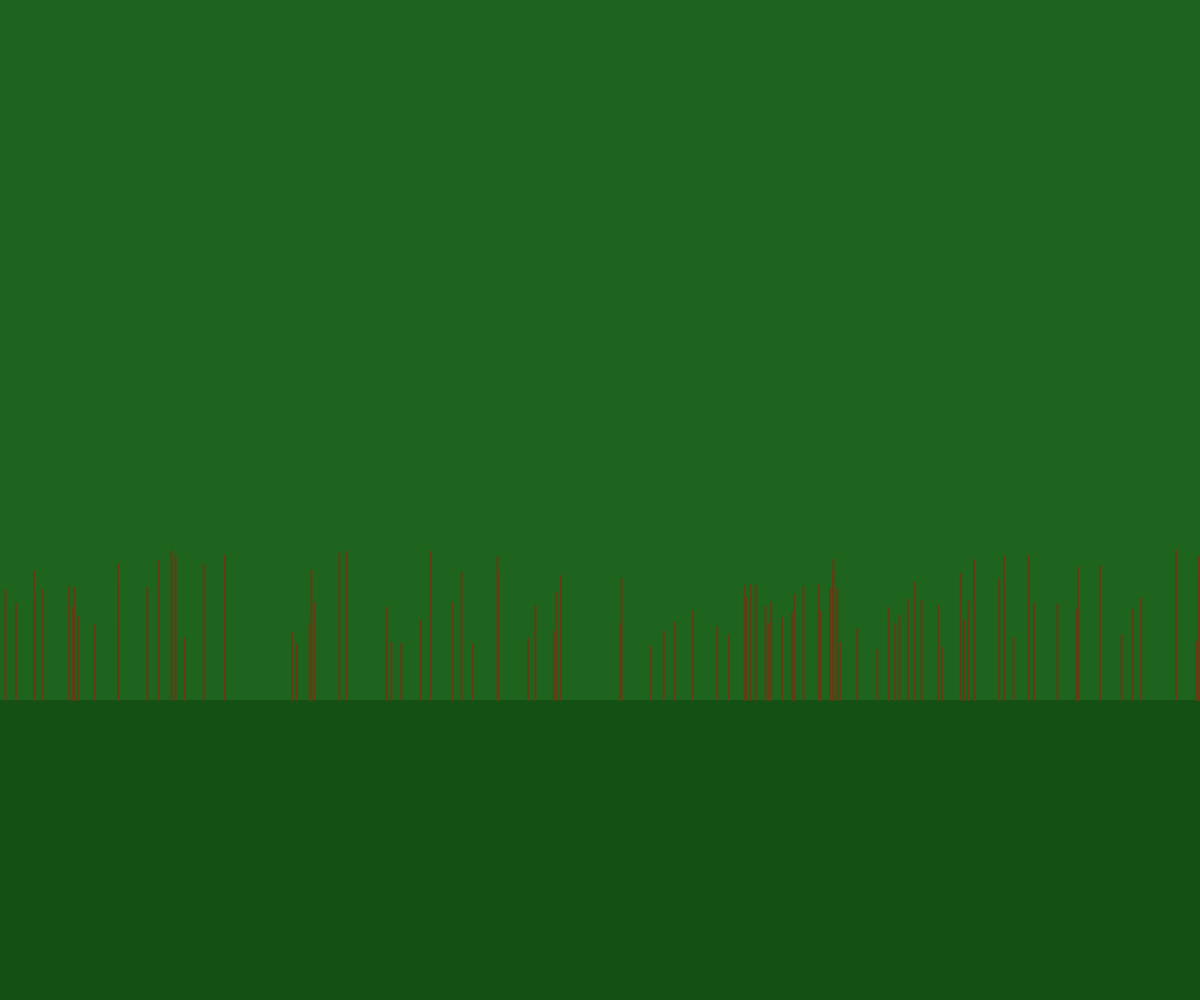
Frame 1 (no input)
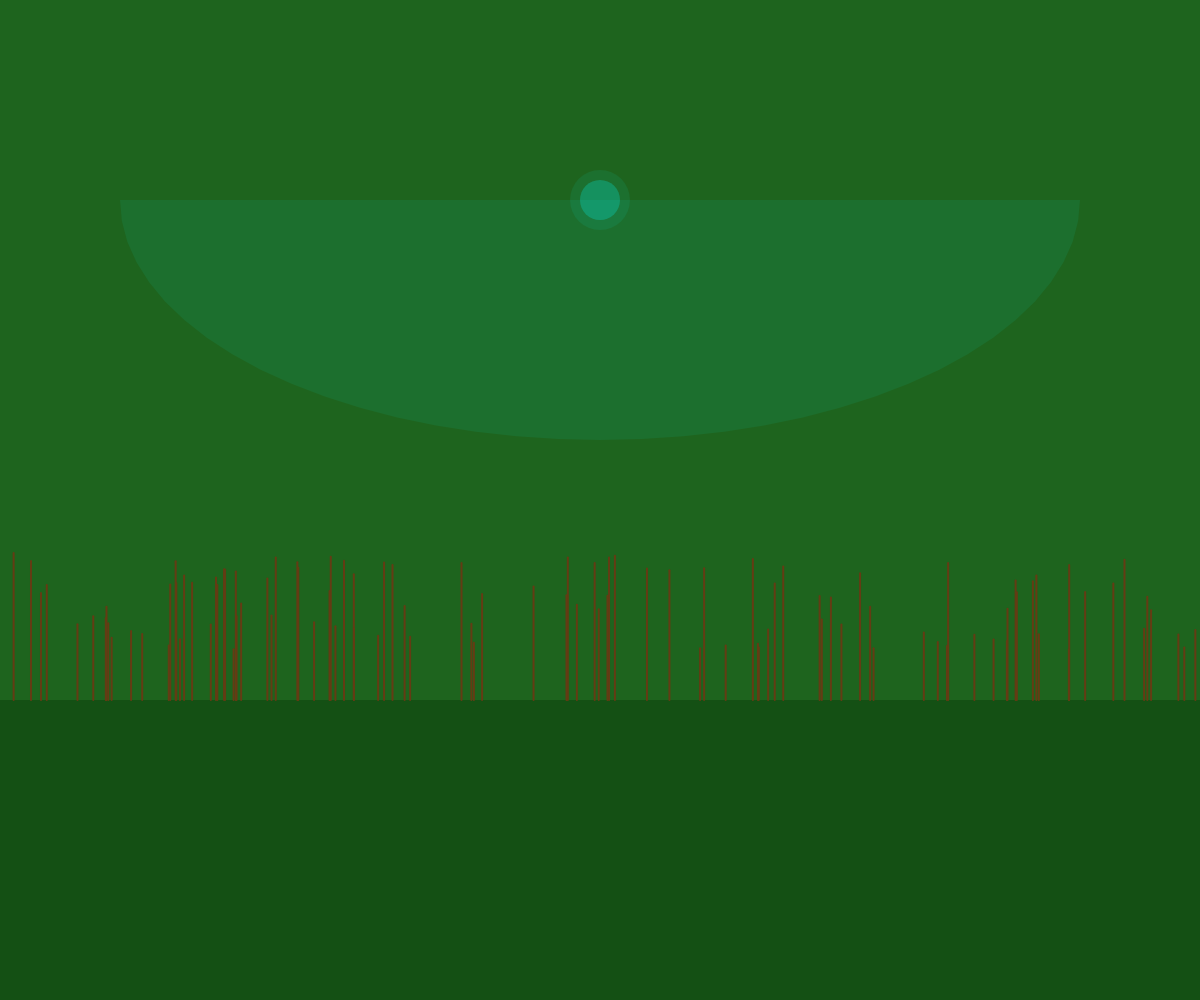
Frame 60 (no input)
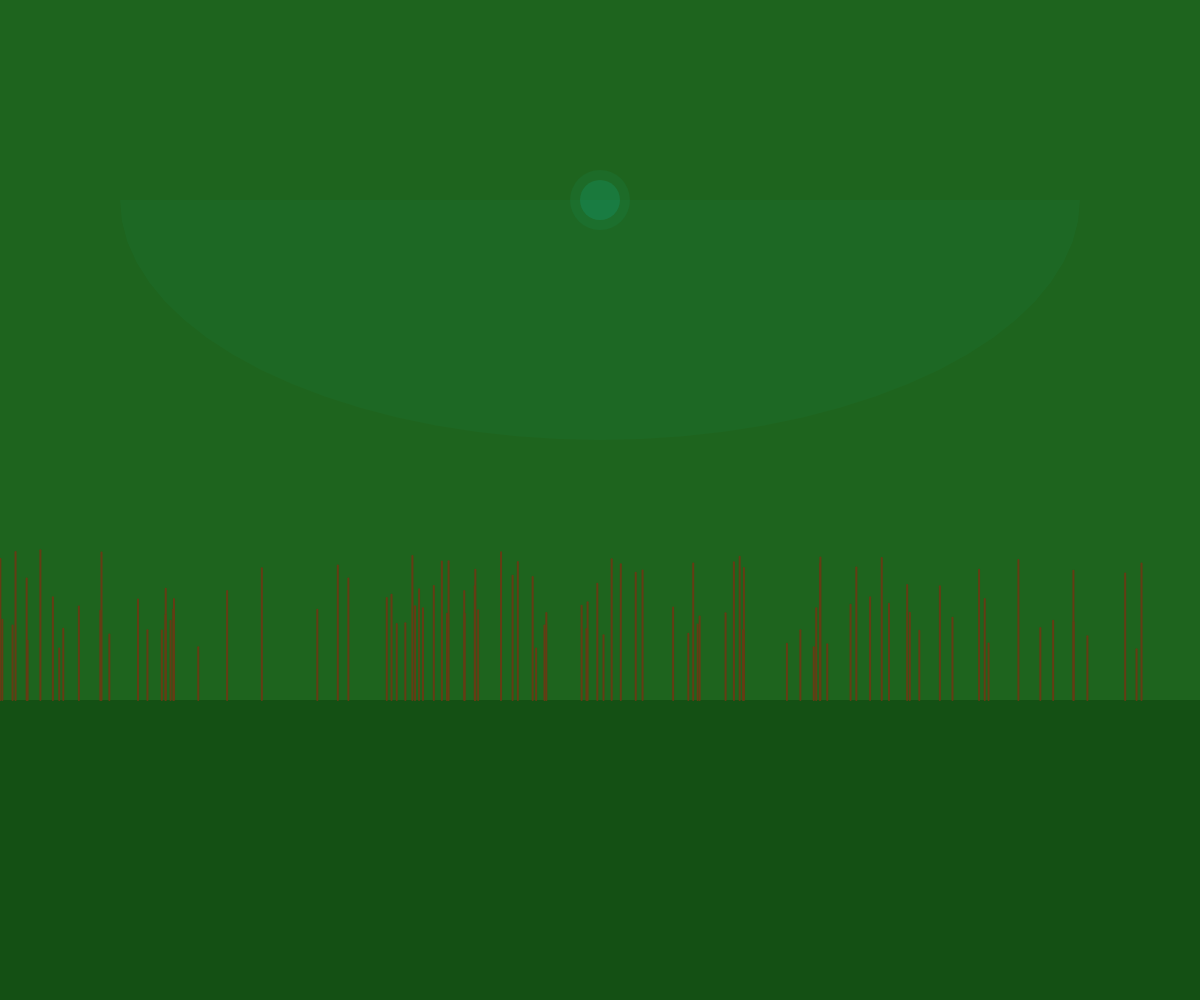
Frame 120 (the mouse pressed at the canvas centre since frame 60)

The p5.js sketch that drew these frames (run headless with seeded random() and noise() and a simulated clock; from frame 60 on, the mouse is pressed at the canvas centre):

// p5.js sketch
// ── sketch.js
let lightPosition;
let lightRadius;
let flashIntensity;
let flashTimer;

function setup() {
  createCanvas(windowWidth, windowHeight);
  // Initialize light at center top
  lightPosition = createVector(width / 2, height * 0.2);
  lightRadius = width * 0.4;
  flashIntensity = 0;
  flashTimer = 0;
}

function draw() {
  background(30, 100, 30); // Dark green field

  // Draw corn stalks
  drawCornfield();

  // Update and draw light
  updateLight();
  drawLight();
}

function drawCornfield() {
  // Draw grass
  fill(20, 80, 20);
  noStroke();
  rect(0, height * 0.7, width, height * 0.3);

  // Draw corn stalks
  stroke(100, 60, 20);
  strokeWeight(2);
  for (let i = 0; i < 100; i++) {
    let x = random(width);
    let h = random(50, 150);
    line(x, height * 0.7, x, height * 0.7 - h);
  }
}

function updateLight() {
  flashTimer += 0.1;
  // Random flashes with varying intensity
  if (random() < 0.05) {
    flashIntensity = random(0.5, 1.0);
  } else {
    flashIntensity *= 0.95; // Fade out
  }
}

function drawLight() {
  // Draw semicircular glow
  noStroke();
  fill(0, 255, 255, 30 * flashIntensity); // Cyan with transparency

  // Draw a large semicircle under the light
  beginShape();
  for (let i = 0; i <= 180; i += 5) {
    let angle = radians(i);
    let x = lightPosition.x + cos(angle) * lightRadius;
    let y = lightPosition.y + sin(angle) * lightRadius * 0.5;
    vertex(x, y);
  }
  // Close the shape
  vertex(lightPosition.x + lightRadius, lightPosition.y);
  vertex(lightPosition.x - lightRadius, lightPosition.y);
  endShape(CLOSE);

  // Draw core light
  fill(0, 255, 255, 100 * flashIntensity);
  noStroke();
  ellipse(lightPosition.x, lightPosition.y, 40, 40);

  // Add some pulsing effect
  let pulse = sin(flashTimer * 5) * 0.3 + 0.7;
  fill(0, 255, 255, 80 * flashIntensity * pulse);
  ellipse(lightPosition.x, lightPosition.y, 60, 60);
}
